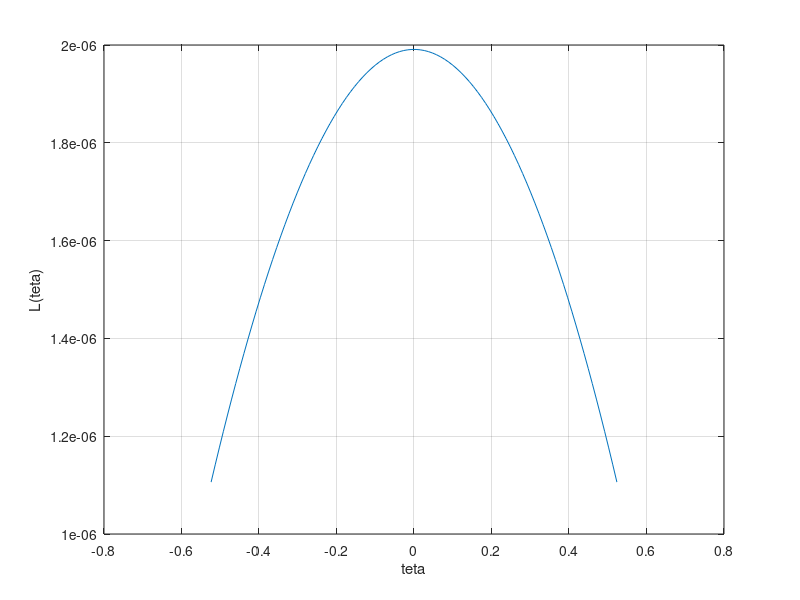

This chart was generated by the following MATLAB code:
clc;
clear;
close all;


g=0.8;
A0=6e-6;
N=650;
mu0=4*pi*10^(-7);
teta=linspace(-pi/6,pi/6,100);

L=mu0*N^2/(2*g)*A0*(1-(16/pi^2)*teta.^2);
plot(teta,L);
grid on
xlabel('teta')
ylabel('L(teta)')

